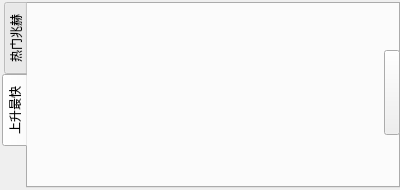
<?xml version="1.0" encoding="UTF-8"?>
<ui version="4.0">
 <class>ChannelScene</class>
 <widget class="QWidget" name="ChannelScene">
  <property name="geometry">
   <rect>
    <x>0</x>
    <y>0</y>
    <width>400</width>
    <height>190</height>
   </rect>
  </property>
  <property name="windowTitle">
   <string>Form</string>
  </property>
  <widget class="QPushButton" name="sidebar_btn">
   <property name="geometry">
    <rect>
     <x>384</x>
     <y>50</y>
     <width>16</width>
     <height>85</height>
    </rect>
   </property>
   <property name="text">
    <string/>
   </property>
  </widget>
  <widget class="QTabWidget" name="channel_directory">
   <property name="geometry">
    <rect>
     <x>2</x>
     <y>2</y>
     <width>398</width>
     <height>186</height>
    </rect>
   </property>
   <property name="minimumSize">
    <size>
     <width>398</width>
     <height>186</height>
    </size>
   </property>
   <property name="maximumSize">
    <size>
     <width>398</width>
     <height>186</height>
    </size>
   </property>
   <property name="tabPosition">
    <enum>QTabWidget::West</enum>
   </property>
   <property name="currentIndex">
    <number>1</number>
   </property>
   <widget class="QWidget" name="hot_channel">
    <attribute name="title">
     <string>热门兆赫</string>
    </attribute>
   </widget>
   <widget class="QWidget" name="fast_channel">
    <attribute name="title">
     <string>上升最快</string>
    </attribute>
   </widget>
  </widget>
  <zorder>channel_directory</zorder>
  <zorder>sidebar_btn</zorder>
 </widget>
 <resources/>
 <connections/>
</ui>
